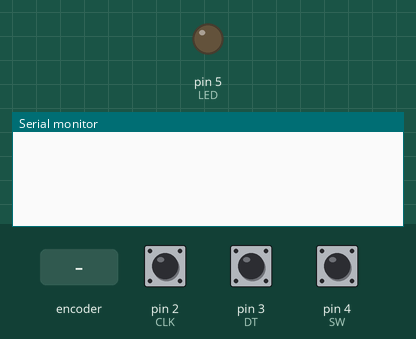
Recording of a sketch running on a simulated Arduino Uno, built with avr-gcc and run on an emulated ATmega328P. Parts: output pins drawn as LEDs (lit = HIGH), the last lines printed to the serial monitor. The test bench sets the inputs (shaded band); at power-on: pin 4 (SW) HIGH, pin 2 (CLK) HIGH, pin 3 (DT) HIGH.

Above: at 1.2 s.
1.3 s: rotary encoder on pin 2 (CLK) / pin 3 (DT) turned 1 step (first pin leading)
At 2.5 s:
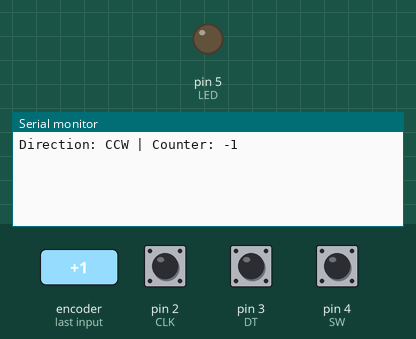
3.0 s: pin 4 (SW) pulled LOW for 0.15 s
At 4.2 s:
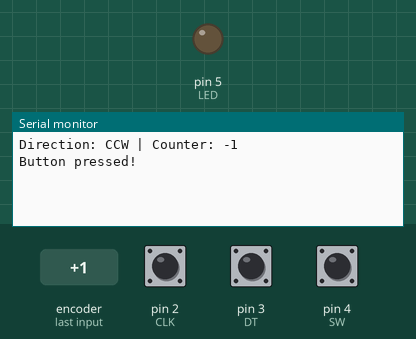
4.6 s: rotary encoder on pin 2 (CLK) / pin 3 (DT) turned 2 steps (second pin leading)
At 6.1 s:
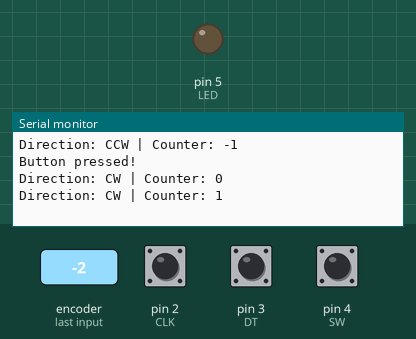

Measured:
- after the input at 1.3 s, the serial monitor: prints a new line after 0.05 s (image 1)
- after the input at 3.0 s, the serial monitor: prints a new line at once (image 2)
- after the input at 4.6 s, the serial monitor: prints a new line after 0.08 s (image 3)

The sketch:

sketch_feb11a.ino
```cpp
// Rotary Encoder Inputs
#define CLK 2
#define DT 3
#define SW 4
#define LED 5

int counter = 0;
int currentStateCLK;
int lastStateCLK;
String currentDir ="";
unsigned long lastButtonPress = 0;

void setup() {

	// Set encoder pins as inputs
	pinMode(CLK,INPUT);
	pinMode(DT,INPUT);
	pinMode(SW, INPUT_PULLUP);

  pinMode(LED, OUTPUT);

	// Setup Serial Monitor
	Serial.begin(9600);

	// Read the initial state of CLK
	lastStateCLK = digitalRead(CLK);
}

void loop() {

	// Read the current state of CLK
	currentStateCLK = digitalRead(CLK);

	// If last and current state of CLK are different, then pulse occurred
	// React to only 1 state change to avoid double count
	if (currentStateCLK != lastStateCLK  && currentStateCLK == 1){

		// If the DT state is different than the CLK state then
		// the encoder is rotating CCW so decrement
		if (digitalRead(DT) != currentStateCLK) {
			counter --;
			currentDir ="CCW";
		} else {
			// Encoder is rotating CW so increment
			counter ++;
			currentDir ="CW";
		}

		Serial.print("Direction: ");
		Serial.print(currentDir);
		Serial.print(" | Counter: ");
		Serial.println(counter);
	}

	// Remember last CLK state
	lastStateCLK = currentStateCLK;

	// Read the button state
	int btnState = digitalRead(SW);

	//If we detect LOW signal, button is pressed
	if (btnState == LOW) {
		//if 50ms have passed since last LOW pulse, it means that the
		//button has been pressed, released and pressed again
		if (millis() - lastButtonPress > 50) {
			Serial.println("Button pressed!");
		}

		// Remember last button press event
		lastButtonPress = millis();
	}

	// Put in a slight delay to help debounce the reading
	delay(1);
}
```
